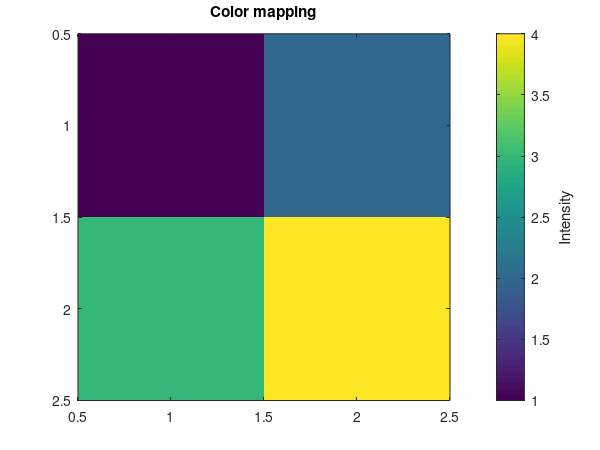

This figure's MATLAB source: (Note: this script raises an error after producing the figure.)
function outputPath = example_colorbar(outputPath)
%EXAMPLE_COLORBAR Export an axes-owned colorbar foundation example.
    if nargin < 1, outputPath = ''; end
    [root, outputPath] = paths(mfilename('fullpath'), outputPath, '05-colorbar.tex');
    addpath(fullfile(root, 'src')); ensureParent(outputPath);
    fig=figure('Visible','off','PaperUnits','points','PaperPosition',[0 0 432 324]);cleanup=onCleanup(@()close(fig));
    ax=axes('Parent',fig);imagesc(ax,[1 2;3 4]);cb=colorbar(ax,'eastoutside');ylabel(cb,'Intensity');
    title(ax,'Color mapping');m2t2.export(fig,outputPath,true);clear cleanup;
end

function [root, outputPath] = paths(source, outputPath, name)
    root=fileparts(fileparts(fileparts(source)));
    if nargin<2||isempty(outputPath),outputPath=fullfile(root,'.audit','public-preview','examples',name);end
end
function ensureParent(path),folder=fileparts(path);if exist(folder,'dir')~=7,mkdir(folder);end,end
